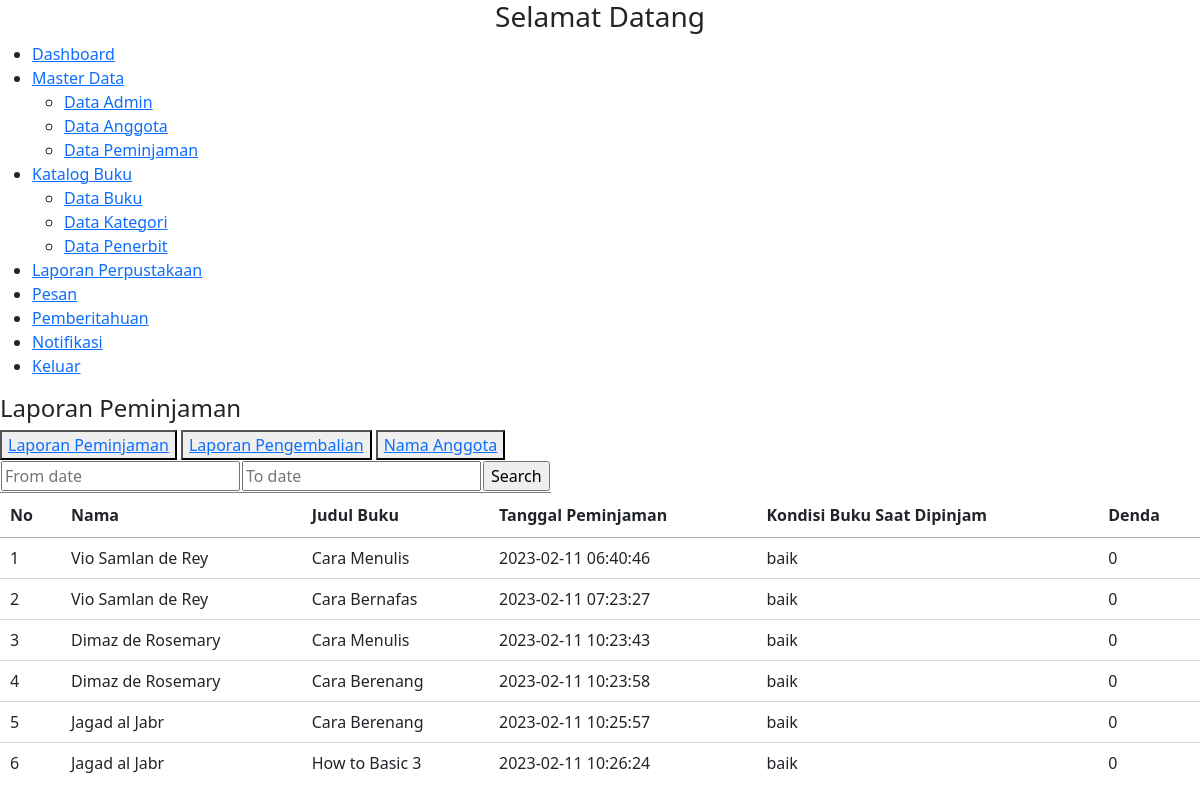
The page /admin/laporan_perpus/index.php on the database its author committed.
### tables this page shows
CREATE TABLE `peminjaman` (
  `id` int(11) NOT NULL,
  `id_user` int(11) NOT NULL,
  `id_buku` int(11) NOT NULL,
  `tanggal_peminjaman` datetime NOT NULL,
  `tanggal_pengembalian` datetime DEFAULT NULL,
  `kondisi_buku_saat_dipinjam` enum('baik','rusak') NOT NULL,
  `kondisi_buku_saat_dikembalikan` enum('baik','rusak') DEFAULT NULL,
  `denda` decimal(10,0) NOT NULL
);

CREATE TABLE `user` (
  `id` int(11) NOT NULL,
  `kode` varchar(100) NOT NULL,
  `nis` char(50) DEFAULT NULL,
  `fullname` varchar(50) NOT NULL,
  `username` varchar(100) NOT NULL,
  `password` text NOT NULL,
  `kelas` varchar(50) DEFAULT NULL,
  `alamat` text DEFAULT NULL,
  `verif` varchar(100) NOT NULL DEFAULT 'akun terverifikasi',
  `role` enum('admin','user') NOT NULL,
  `foto` text DEFAULT NULL,
  `join_date` datetime NOT NULL,
  `terakhir_login` datetime NOT NULL
);

CREATE TABLE `buku` (
  `id` int(11) NOT NULL,
  `judul` varchar(100) NOT NULL,
  `id_kategori` int(11) NOT NULL,
  `id_penerbit` int(11) NOT NULL,
  `tahun_terbit` year(4) NOT NULL,
  `isbn` char(20) NOT NULL,
  `j_buku_baik` int(100) NOT NULL,
  `j_buku_rusak` int(100) NOT NULL,
  `pengarang` varchar(100) NOT NULL
);

### class/Database.php (called while the page is built, shortened)
<?php
class Database{
    private $server = "localhost";
    private $username = "root";
    private $password = "";
    private $database = "db_perpus";
    public function __construct(){
        $this->db = mysqli_connect($this->server, $this->username, $this->password, $this->database);
    }
}
?>

### class/Peminjaman.php (called while the page is built, shortened)
<?php
include_once("Database.php");
class Peminjaman extends Database
{
    public function all()
    {
        $sql = "SELECT user.fullname as nama, buku.judul as judul, peminjaman.tanggal_peminjaman, peminjaman.tanggal_pengembalian, peminjaman.kondisi_buku_saat_dipinjam, peminjaman.kondisi_buku_saat_dikembalikan, peminjaman.denda from peminjaman, user, buku where peminjaman.id_buku = buku.id and peminjaman.id_user = user.id and tanggal_pengembalian is null";
        return $this->db->query($sql)->fetch_all(MYSQLI_ASSOC);
    }
}

### admin/laporan_perpus/index.php (the view, shortened to what this page needs)
<?php
include_once("../../class/Peminjaman.php");
$peminjaman = new Peminjaman;
$data_peminjaman = $peminjaman->all();
?>
<!DOCTYPE html>
<html lang="en">
<head>
    <?php include("../../partials/t_script_js.php") ?>
</head>
<body>
    <?php include("../../partials/sidebar_admin.php") ?>
    <div class="table">
        <h4>Laporan Peminjaman</h4>
        <button>
            <a href="http://localhost/perpus/admin/laporan_perpus/index.php">Laporan Peminjaman</a>
        </button>
        <button>
            <a href="http://localhost/perpus/admin/laporan_perpus/pengembalian.php">Laporan Pengembalian</a>
        </button>
        <button>
            <a href="http://localhost/perpus/admin/laporan_perpus/anggota.php">Nama Anggota</a>
        </button>
        <table>
            <tr>
                <td>
                    <input type='text' readonly id='search_fromdate' class="datepicker" placeholder='From date'>
                </td>
                <td>
                    <input type='text' readonly id='search_todate' class="datepicker" placeholder='To date'>
                </td>
                <td>
                    <input type='button' id="btn_search" value="Search">
                </td>
            </tr>
        </table>
        <table id="jquery-tab" class='display dataTable'>
            <thead>
                <tr>
                    <th>No</th>
                    <th>Nama</th>
                    <th>Judul Buku</th>
                    <th>Tanggal Peminjaman</th>
                    <th>Kondisi Buku Saat Dipinjam</th>
                    <th>Denda</th>
                </tr>
            </thead>
            <tbody>
                <?php foreach ($data_peminjaman as $key => $p) {
                ?>
                    <tr>
                        <td><?= $key + 1 ?></td>
                        <td><?= $p["nama"] ?></td>
                        <td><?= $p["judul"] ?></td>
                        <td><?= $p["tanggal_peminjaman"] ?></td>
                        <td><?= $p["kondisi_buku_saat_dipinjam"] ?></td>
                        <td><?= $p["denda"] ?></td>
                    </tr>
                <?php  } ?>
            </tbody>
        </table>
    </div>
</body>
</html>

### rows shown on the page
peminjaman: id_user.fullname "Vio Samlan de Rey", id_buku.judul "Cara Menulis", tanggal_peminjaman "2023-02-11 06:40:46", kondisi_buku_saat_dipinjam "baik", denda "0"
peminjaman: id_user.fullname "Vio Samlan de Rey", id_buku.judul "Cara Bernafas", tanggal_peminjaman "2023-02-11 07:23:27", kondisi_buku_saat_dipinjam "baik", denda "0"
peminjaman: id_user.fullname "Dimaz de Rosemary", id_buku.judul "Cara Menulis", tanggal_peminjaman "2023-02-11 10:23:43", kondisi_buku_saat_dipinjam "baik", denda "0"
peminjaman: id_user.fullname "Dimaz de Rosemary", id_buku.judul "Cara Berenang", tanggal_peminjaman "2023-02-11 10:23:58", kondisi_buku_saat_dipinjam "baik", denda "0"
peminjaman: id_user.fullname "Jagad al Jabr", id_buku.judul "Cara Berenang", tanggal_peminjaman "2023-02-11 10:25:57", kondisi_buku_saat_dipinjam "baik", denda "0"
peminjaman: id_user.fullname "Jagad al Jabr", id_buku.judul "How to Basic 3", tanggal_peminjaman "2023-02-11 10:26:24", kondisi_buku_saat_dipinjam "baik", denda "0"
